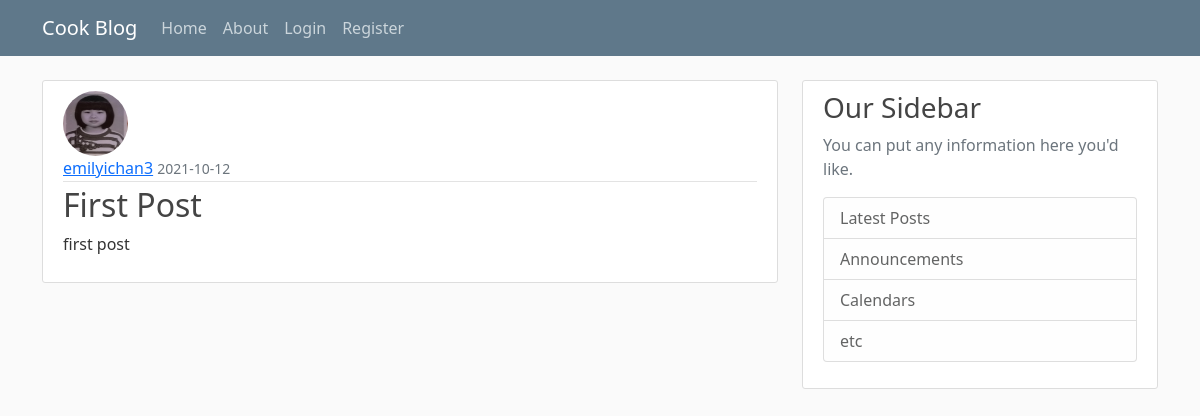
/post/1, run on the app's committed database.
### flaskapp_env/modules.py (models this page shows, shortened)
class Member(db.Model, UserMixin):
    id = db.Column(db.Integer, primary_key=True)
    username = db.Column(db.String(20), unique=True, nullable=False)
    email = db.Column(db.String(120), unique=True, nullable=False)
    image_file = db.Column(db.String(20), nullable=False, default='default.jpg')
    password = db.Column(db.String(60), nullable=False)
    posts = db.relationship('Post', backref='author', lazy=True)

class Post(db.Model):
    id = db.Column(db.Integer, primary_key=True, autoincrement=True)
    title = db.Column(db.String(100), nullable=False)
    date_posted = db.Column(db.DateTime, nullable=False, default=datetime.utcnow)
    post_content = db.Column(db.Text, nullable=False)
    member_id = db.Column(db.Integer, db.ForeignKey('member.id'), nullable=False)

### flaskapp_env/routes.py (the view)
@app.route('/post/<int:post_id>')
def post(post_id):
    post = Post.query.get_or_404(post_id)
    return render_template('post.html', title=post.title, post=post)

### flaskapp_env/templates/post.html (shortened to what this page needs)
{% extends "layout.html" %}
{% block content %}
    <article class="media content-section">
        <img class="rounded-circle article-img"
            src="{{ url_for('static', filename='profile_pics/' + post.author.image_file) }}">
        <div class="media-body">
            <div class="article-metadata">
                <a class="mr-2" href="{{ url_for('user_posts',username=post.author.username) }}">{{ post.author.username }}</a>
                <small class="text-muted">{{ post.date_posted.strftime('%Y-%m-%d') }}</small>
            </div>
            <h2 class="article-title">{{ post.title }}</h2>
            <p class="article-content">{{ post.post_content }}</p>
        </div>
    </article>
{% endblock content %}

### flaskapp_env/static/main.css (style rules this page uses)
body { background: #fafafa; color: #333333; margin-top: 5rem; }
h1, h2, h3, h4, h5, h6 { color: #444444; }
.content-section { background: #ffffff; padding: 10px 20px; border: 1px solid #dddddd; border-radius: 3px; margin-bottom: 20px; }
.article-title { color: #444444; }
.article-content { white-space: pre-line; }
.article-img { height: 65px; width: 65px; margin-right: 16px; }
.article-metadata { padding-bottom: 1px; margin-bottom: 4px; border-bottom: 1px solid #e3e3e3 }

### data on the page
Member: image_file (placeholder picture), author.username "emilyichan3"
Post: date_posted "2021-10-12", title "First Post", post_content "first post"
